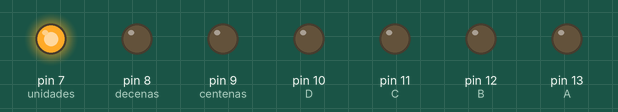
Simulated run of this sketch. Board: Arduino Uno, built with avr-gcc and run on an emulated ATmega328P. Parts: output pins drawn as LEDs (lit = HIGH).

Above: at 0.07 s.
At 3.82 s:
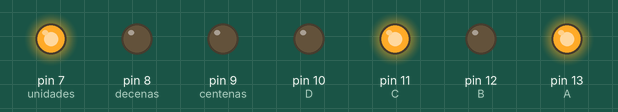
At 9.33 s:
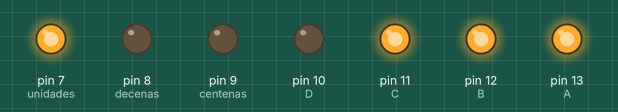
At 19.58 s:
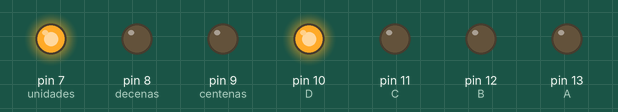
At 29.09 s:
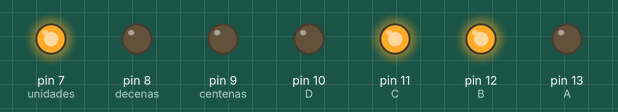
At 39.84 s:
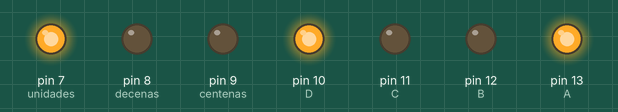
Timing chart, 0 to 40.0 s (numbered marks = the images above):
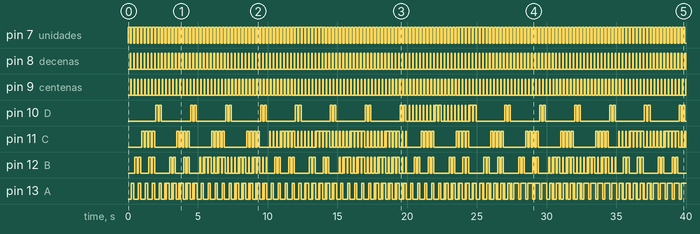

The sketch:

Contador_0-999.ino
```cpp
/*UNIVERSIDAD TECNICA DEL NORTE
  *FICA CIERCOM
  *Nombre:Basantes Hugo
  *Fecha:17-11-2016
  *Contador desde el 0 hasta el 999
*/
///////////////////////////// Inicialización de las variables
int A=13;
int B=12;
int C=11;
int D=10;
int centenas=9;
int decenas=8;
int unidades=7;
int valor_centena;
int valor_decena;
int valor_unidad;
int contador=0;
///////////////////////////////
void setup() {
  // put your setup code here, to run once:

  pinMode(A,OUTPUT);
  pinMode(B,OUTPUT);
  pinMode(C,OUTPUT);
  pinMode(D,OUTPUT);
  pinMode(unidades,OUTPUT);
  pinMode(decenas,OUTPUT);
  pinMode(centenas,OUTPUT);

}

void loop() {
  // put your main code here, to run repeatedly:
 for(;contador<999;contador++){
      valor_centena=contador/100;          // Obtenemos el valor de la centena
      valor_decena= (contador-(valor_centena*100))/10; // obtenemos el valor de la decena
      valor_unidad=contador-((valor_centena*100)+(valor_decena*10));  // obtenemos el valor de la unidad
      digitalWrite(unidades,HIGH);
      digitalWrite(decenas,LOW);
      digitalWrite(centenas,LOW);
      //imprimir dato unidad
      contador_display(valor_unidad);
      delay(150);
      digitalWrite(unidades,LOW);
      digitalWrite(decenas,HIGH);
      digitalWrite(centenas,LOW);
      //imprimir dato decena
      contador_display(valor_decena);
      delay (50);
      digitalWrite(unidades,LOW);
      digitalWrite(decenas,LOW);
      digitalWrite(centenas,HIGH);
   // imorimir dato centena
      contador_display(valor_centena);
      delay(50);
   }

}


void contador_display(int numero){
    switch(numero){

   case 0:
  //0
   digitalWrite(A,LOW);
  digitalWrite(B,LOW);
  digitalWrite(C,LOW);
  digitalWrite(D,LOW);
    break;
    case 1:
  //1
   digitalWrite(A,HIGH);
  digitalWrite(B,LOW);
  digitalWrite(C,LOW);
  digitalWrite(D,LOW);
    break;
    case 2:
  //2
   digitalWrite(A,LOW);
  digitalWrite(B,HIGH);
  digitalWrite(C,LOW);
  digitalWrite(D,LOW);
    break;
    case 3:
  //3
  digitalWrite(A,HIGH);
  digitalWrite(B,HIGH);
  digitalWrite(C,LOW);
  digitalWrite(D,LOW);
    break;
    case 4:

  //4
   digitalWrite(A,LOW);
  digitalWrite(B,LOW);
  digitalWrite(C,HIGH);
  digitalWrite(D,LOW);
    break;
    case 5:
  //5
  digitalWrite(A,HIGH);
  digitalWrite(B,LOW);
  digitalWrite(C,HIGH);
  digitalWrite(D,LOW);
    break;
    case 6:
  //6
  digitalWrite(A,LOW);
  digitalWrite(B,HIGH);
  digitalWrite(C,HIGH);
  digitalWrite(D,LOW);
    break;
    case 7:
  //7
  digitalWrite(A,HIGH);
  digitalWrite(B,HIGH);
  digitalWrite(C,HIGH);
  digitalWrite(D,LOW);
    break;
    case 8:
  //8
  digitalWrite(A,LOW);
  digitalWrite(B,LOW);
  digitalWrite(C,LOW);
  digitalWrite(D,HIGH);
    break;
    case 9:
  //9
  digitalWrite(A,HIGH);
  digitalWrite(B,LOW);
  digitalWrite(C,LOW);
  digitalWrite(D,HIGH);

    }
}
```

Measured:
- by itself, pin 7 (unidades): alternates HIGH for 0.15 s and LOW for 0.10 s
- by itself, pin 8 (decenas), pin 9 (centenas): alternates HIGH for 0.05 s and LOW for 0.20 s
- by itself, pin 10 (D): LOW → HIGH at 2.0 s, → LOW 0.15 s later, → HIGH 0.10 s later, → LOW 0.15 s later, … (96 changes in this stretch)
- by itself, pin 11 (C): LOW → HIGH at 1.0 s, → LOW 0.15 s later, → HIGH 0.10 s later, → LOW 0.15 s later, … (200 changes in this stretch)
- by itself, pin 12 (B): LOW → HIGH at 0.50 s, → LOW 0.15 s later, → HIGH 0.10 s later, → LOW 0.15 s later, … (200 changes in this stretch)
- by itself, pin 13 (A): LOW → HIGH at 0.25 s, → LOW 0.15 s later, → HIGH 0.35 s later, → LOW 0.15 s later, … (239 changes in this stretch)
